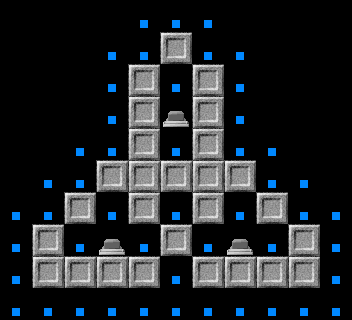

The image is a tile-based game level rendered from a .tmx file. Its description and complete source (layers, tilesets, objects, tile grids) follow:
An orthogonal 11x10 tile map with 32x32 px tiles, 3 tile layers (Tile Layer, Feature Layer, Tag Layer), 2 tilesets.

<map version="2017.05.26" orientation="orthogonal" renderorder="right-down" width="11" height="10" tilewidth="32" tileheight="32" backgroundcolor="#000000" nextobjectid="1">
 <properties>
  <property name="orient" value="float" />
  <property name="tags" value="no_rotate no_vmirror temple_overflow_3" />
 </properties>
 <tileset firstgid="1" source="../tilesets/features.tsx" />
 <tileset firstgid="205" source="../tilesets/basic.tsx" />
 <layer name="Tile Layer" width="11" height="10">
  <data encoding="csv">
0,0,0,0,205,205,205,0,0,0,0,
0,0,0,205,205,209,205,205,0,0,0,
0,0,0,205,209,205,209,205,0,0,0,
0,0,0,205,209,205,209,205,0,0,0,
0,0,205,205,209,205,209,205,205,0,0,
0,205,205,209,209,209,209,209,205,205,0,
205,205,209,205,209,205,209,205,209,205,205,
205,209,205,205,205,209,205,205,205,209,205,
205,209,209,209,209,205,209,209,209,209,205,
205,205,205,205,205,205,205,205,205,205,205
</data>
 </layer>
 <layer name="Feature Layer" width="11" height="10">
  <data encoding="csv">
0,0,0,0,0,0,0,0,0,0,0,
0,0,0,0,0,0,0,0,0,0,0,
0,0,0,0,0,0,0,0,0,0,0,
0,0,0,0,0,37,0,0,0,0,0,
0,0,0,0,0,0,0,0,0,0,0,
0,0,0,0,0,0,0,0,0,0,0,
0,0,0,0,0,0,0,0,0,0,0,
0,0,0,37,0,0,0,37,0,0,0,
0,0,0,0,0,0,0,0,0,0,0,
0,0,0,0,0,0,0,0,0,0,0
</data>
 </layer>
 <layer name="Tag Layer" width="11" height="10">
  <data encoding="csv">
0,0,0,0,0,0,0,0,0,0,0,
0,0,0,0,0,0,0,0,0,0,0,
0,0,0,0,0,0,0,0,0,0,0,
0,0,0,0,0,0,0,0,0,0,0,
0,0,0,0,0,0,0,0,0,0,0,
0,0,0,0,0,0,0,0,0,0,0,
0,0,0,0,0,0,0,0,0,0,0,
0,0,0,0,0,0,0,0,0,0,0,
0,0,0,0,0,0,0,0,0,0,0,
0,0,0,0,0,0,0,0,0,0,0
</data>
 </layer>
 <objectgroup name="Scripting Layer" />
</map>
